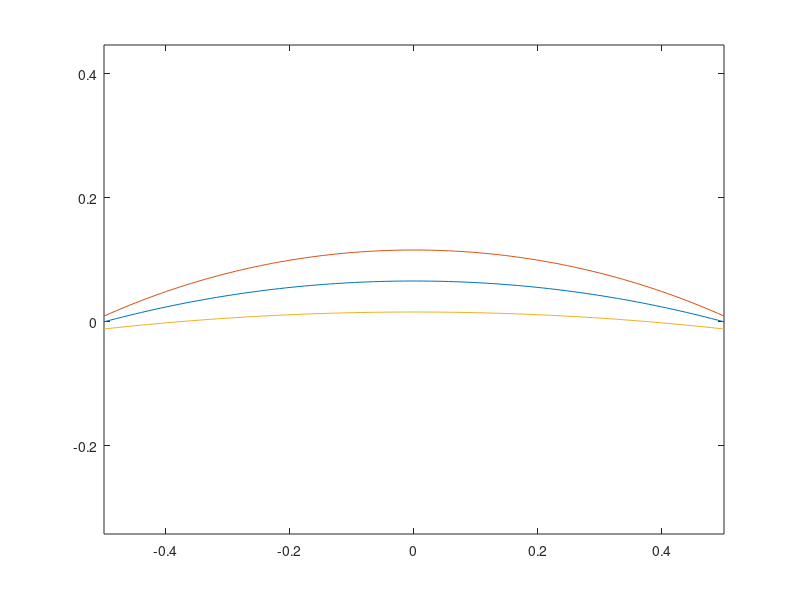

Here is the MATLAB script that generated this plot:
clear all
close all

c = 1;

theta = 30;
tb = 0.1 * c;
r0 = 0.01 * c;
theta_span = -theta:theta;

Rc = c/2 / sind(theta/2);
yc = -Rc * cosd(theta/2);
y0 = c/2 * tand(theta/4);
x = linspace(-0.5,0.5);
y = yc + sqrt(Rc^2 - x.^2);


%Cl0 = tand(theta/4) / 0.1103;
%Cl = y0 / c * Cl0

% d
du = y0 + tb/2 - r0 * sind(theta/2);

%Upper surface
Ru = (du^2 - r0^2 + (c/2 - r0 * cosd(theta/2))^2) / (2 * (du - r0));
ycu = y0 + tb/2 - Ru;

xu = x;
yu = ycu + sqrt(Ru^2 - x.^2);

%Lower surface
dl = y0 - tb/2 + r0 * sind(theta/2);
Rl = (dl^2 - r0^2 + (c/2 + r0 * cosd(theta/2))^2) / (2 * (dl + r0));
ycl = y0 - tb/2 - Rl;

xl = x;
yl = ycl + sqrt(Rl^2 - x.^2);

plot(x,y)
hold on
plot(xu,yu)
plot(xl,yl)
axis equal